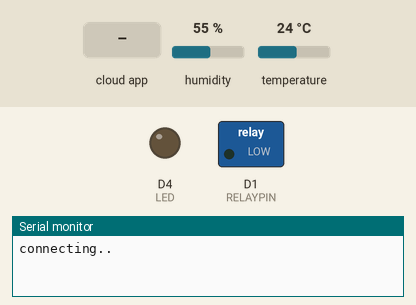
Bench run of a sketch on a simulated ESP8266 (NodeMCU). Parts: switched loads named in the sketch (green lamp = pin HIGH), output pins drawn as LEDs (lit = HIGH), the last lines printed to the serial monitor. Inputs (shaded band) come from the test bench; at power-on: humidity 55 %, temperature 24 °C. WiFi joins after 1.5 s; servers stay silent unless stated; the Firebase database answers and starts empty.

Above: at 1.8 s.
3.6 s: the phone or cloud app sets active to 1
At 5.19 s:
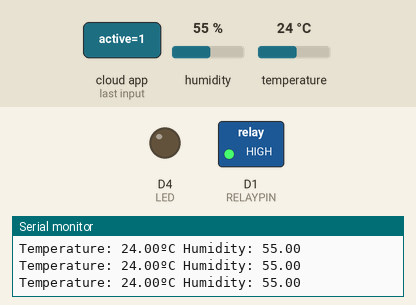
7.1 s: the phone or cloud app sets sleepTime to 1
10.6 s: the phone or cloud app sets active to 0
At 14.6 s:
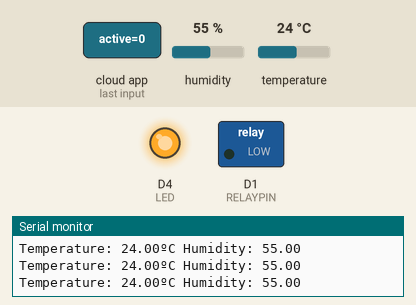
Timing chart, 0 to 22.4 s (numbered marks = the images above; inputs shaded):
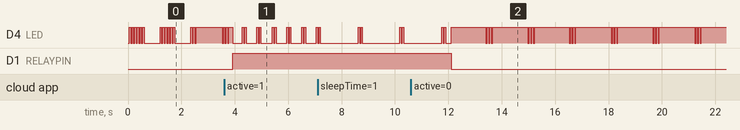

The sketch:

heatingControl.ino
```cpp
#include <ESP8266WiFi.h>
#include <FirebaseArduino.h>
#include "pass.h"
#include <ArduinoJson.h>
#include <DHT.h>
#include <DHT_U.h>

#define DHTTYPE DHT11
#define DHTPIN D3
#define LED 2
#define RELAYPIN 5

String eventType, eventPath;
int eventData;
DHT dht(DHTPIN, DHTTYPE);
float lastTemperature = 0;
int relayState = 0;
int sleepTime = 5;

void setup() {
  pinMode(RELAYPIN, OUTPUT);
  pinMode(LED, OUTPUT);
  Serial.begin(9600);

  // connect to wifi.
  WiFi.begin(WIFI_SSID, WIFI_PASSWORD);
  Serial.print("connecting");
  while (WiFi.status() != WL_CONNECTED) {
    Serial.print(".");
    blink(5);
    delay(500);
  }
  Serial.println();
  Serial.print("connected: ");
  Serial.println(WiFi.localIP());

  Firebase.begin(FIREBASE_HOST, FIREBASE_AUTH);
  //Firebase.stream("/active");
  dht.begin();
}

int n = 0;
int currentMinutes = 1;

void blink(int n) {
  digitalWrite(LED, 0);
  delay(50);
  for(int i=0; i <=n; i++){
  digitalWrite(LED, 1);
  delay(50);
  digitalWrite(LED, 0);
  delay(50);
  }
}

void loop() {
  blink(1);
  digitalWrite(RELAYPIN, relayState);
  digitalWrite(LED, !relayState);
  float t = dht.readTemperature();
  float h = dht.readHumidity();
  if (isnan(t) || isnan(h)) {
    Serial.println("Failed to read from DHT");
    blink(10);
  } else {
    Serial.print("Temperature: ");
    Serial.print(t);
    Serial.print("ºC Humidity: ");
    Serial.println(h);
    if (lastTemperature != t) {
      lastTemperature = t;
      Serial.print("Sending temperature: ");
      Serial.println(t);
      Firebase.setInt("temperature", t);
      delay(500);

      // handle error
      if (Firebase.failed()) {
        Serial.print("setting /temperature failed:");
        Serial.println(Firebase.error());
        return;
      }
    }
  }

  int active = Firebase.getInt("active");
  if (active != relayState){
    relayState = active;
  digitalWrite(RELAYPIN, relayState);
  digitalWrite(LED, !relayState);
  Firebase.setInt("state", relayState);

  }

  sleepTime = Firebase.getInt("sleepTime");

//  if (Firebase.available()) {
//    Serial.print("Stream available");
//    FirebaseObject event = Firebase.readEvent();
//    eventType = event.getString("type");
//
//    if (eventType.length() > 0) {
//      Serial.print("event: ");
//      Serial.println(eventType);
//      eventPath = event.getString("path");
//      Serial.print("path: ");
//      Serial.println(eventPath);
//      eventData = event.getInt("data");
//      Serial.print("data: ");
//      Serial.println(eventData);
//      relayState = eventData;
//      digitalWrite(RELAYPIN, relayState);
//      digitalWrite(LED, !relayState);
//      Firebase.setInt("state", relayState);
//
//    }
//  }


  if (Firebase.failed()) {
    Serial.print("Reseting after fail:");
    Serial.println(Firebase.error());
    ESP.restart();
  }
  delay(sleepTime * 1000);


}


//
// Copyright 2015 Google Inc.
//
// Licensed under the Apache License, Version 2.0 (the "License");
// you may not use this file except in compliance with the License.
// You may obtain a copy of the License at
//
//     http://www.apache.org/licenses/LICENSE-2.0
//
// Unless required by applicable law or agreed to in writing, software
// distributed under the License is distributed on an "AS IS" BASIS,
// WITHOUT WARRANTIES OR CONDITIONS OF ANY KIND, either express or implied.
// See the License for the specific language governing permissions and
// limitations under the License.
//

// FirebaseDemo_ESP8266 is a sample that demo the different functions
// of the FirebaseArduino API.
```

pass.h
```cpp
#define FIREBASE_HOST "example.firebaseio.com"
#define FIREBASE_AUTH "token_or_secret"
#define WIFI_SSID "SSID"
#define WIFI_PASSWORD "PASSWORD"
```

Measured:
- after the input at 3.6 s, D1 (RELAYPIN): LOW → HIGH after 0.33 s
- after the input at 10.6 s, D1 (RELAYPIN): HIGH → LOW after 1.5 s
- by itself, D4 (LED): moves between LOW and HIGH, repeating every 4.7 s
